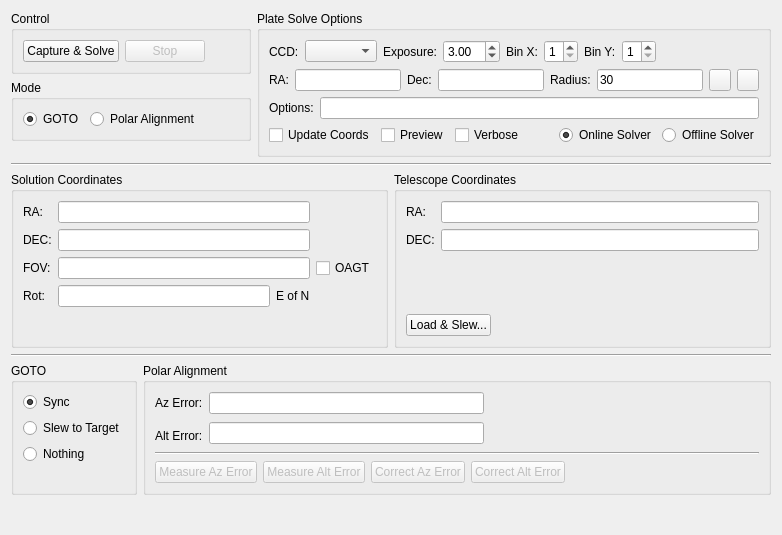
<?xml version="1.0" encoding="UTF-8"?>
<ui version="4.0">
 <class>Align</class>
 <widget class="QWidget" name="Align">
  <property name="geometry">
   <rect>
    <x>0</x>
    <y>0</y>
    <width>782</width>
    <height>535</height>
   </rect>
  </property>
  <layout class="QVBoxLayout" name="verticalLayout_4">
   <item>
    <layout class="QHBoxLayout" name="horizontalLayout_13">
     <item>
      <layout class="QVBoxLayout" name="verticalLayout_3">
       <item>
        <widget class="QGroupBox" name="controlBox">
         <property name="title">
          <string>Control</string>
         </property>
         <layout class="QHBoxLayout" name="horizontalLayout_5">
          <item>
           <layout class="QGridLayout" name="controlLayout">
            <item row="0" column="0">
             <widget class="QPushButton" name="solveB">
              <property name="enabled">
               <bool>true</bool>
              </property>
              <property name="text">
               <string>Capture &amp;&amp; Solve</string>
              </property>
             </widget>
            </item>
            <item row="0" column="1">
             <widget class="QPushButton" name="stopB">
              <property name="enabled">
               <bool>false</bool>
              </property>
              <property name="text">
               <string>Stop</string>
              </property>
             </widget>
            </item>
           </layout>
          </item>
          <item>
           <spacer name="horizontalSpacer_2">
            <property name="orientation">
             <enum>Qt::Horizontal</enum>
            </property>
            <property name="sizeHint" stdset="0">
             <size>
              <width>47</width>
              <height>20</height>
             </size>
            </property>
           </spacer>
          </item>
         </layout>
        </widget>
       </item>
       <item>
        <widget class="QGroupBox" name="modeBox">
         <property name="title">
          <string>Mode</string>
         </property>
         <layout class="QHBoxLayout" name="horizontalLayout_3">
          <item>
           <layout class="QHBoxLayout" name="horizontalLayout_10">
            <item>
             <widget class="QRadioButton" name="gotoR">
              <property name="statusTip">
               <string/>
              </property>
              <property name="text">
               <string>GOTO</string>
              </property>
              <property name="checked">
               <bool>true</bool>
              </property>
             </widget>
            </item>
            <item>
             <widget class="QRadioButton" name="polarR">
              <property name="statusTip">
               <string/>
              </property>
              <property name="text">
               <string>Polar Alignment</string>
              </property>
              <property name="checked">
               <bool>false</bool>
              </property>
             </widget>
            </item>
           </layout>
          </item>
          <item>
           <spacer name="horizontalSpacer">
            <property name="orientation">
             <enum>Qt::Horizontal</enum>
            </property>
            <property name="sizeHint" stdset="0">
             <size>
              <width>51</width>
              <height>20</height>
             </size>
            </property>
           </spacer>
          </item>
         </layout>
        </widget>
       </item>
       <item>
        <spacer name="verticalSpacer_6">
         <property name="orientation">
          <enum>Qt::Vertical</enum>
         </property>
         <property name="sizeHint" stdset="0">
          <size>
           <width>20</width>
           <height>13</height>
          </size>
         </property>
        </spacer>
       </item>
      </layout>
     </item>
     <item>
      <widget class="QGroupBox" name="groupBox_2">
       <property name="title">
        <string>Plate Solve Options</string>
       </property>
       <layout class="QVBoxLayout" name="verticalLayout_2">
        <item>
         <layout class="QHBoxLayout" name="horizontalLayout">
          <item>
           <widget class="QLabel" name="textLabel1_6">
            <property name="toolTip">
             <string/>
            </property>
            <property name="whatsThis">
             <string/>
            </property>
            <property name="text">
             <string>CCD:</string>
            </property>
           </widget>
          </item>
          <item>
           <widget class="QComboBox" name="CCDCaptureCombo"/>
          </item>
          <item>
           <widget class="QLabel" name="label_7">
            <property name="text">
             <string>Exposure:</string>
            </property>
           </widget>
          </item>
          <item>
           <widget class="QDoubleSpinBox" name="exposureIN">
            <property name="minimum">
             <double>0.100000000000000</double>
            </property>
            <property name="maximum">
             <double>60.000000000000000</double>
            </property>
            <property name="singleStep">
             <double>0.500000000000000</double>
            </property>
            <property name="value">
             <double>3.000000000000000</double>
            </property>
           </widget>
          </item>
          <item>
           <widget class="QLabel" name="label_18">
            <property name="text">
             <string>Bin X:</string>
            </property>
           </widget>
          </item>
          <item>
           <widget class="QDoubleSpinBox" name="kcfg_solverXBin">
            <property name="decimals">
             <number>0</number>
            </property>
            <property name="minimum">
             <double>1.000000000000000</double>
            </property>
            <property name="maximum">
             <double>9.000000000000000</double>
            </property>
            <property name="singleStep">
             <double>1.000000000000000</double>
            </property>
            <property name="value">
             <double>1.000000000000000</double>
            </property>
           </widget>
          </item>
          <item>
           <widget class="QLabel" name="label_19">
            <property name="text">
             <string>Bin Y:</string>
            </property>
           </widget>
          </item>
          <item>
           <widget class="QDoubleSpinBox" name="kcfg_solverYBin">
            <property name="decimals">
             <number>0</number>
            </property>
            <property name="minimum">
             <double>1.000000000000000</double>
            </property>
            <property name="maximum">
             <double>9.000000000000000</double>
            </property>
            <property name="singleStep">
             <double>1.000000000000000</double>
            </property>
            <property name="value">
             <double>1.000000000000000</double>
            </property>
           </widget>
          </item>
          <item>
           <spacer name="horizontalSpacer_3">
            <property name="orientation">
             <enum>Qt::Horizontal</enum>
            </property>
            <property name="sizeHint" stdset="0">
             <size>
              <width>40</width>
              <height>20</height>
             </size>
            </property>
           </spacer>
          </item>
         </layout>
        </item>
        <item>
         <layout class="QHBoxLayout" name="horizontalLayout_7">
          <item>
           <widget class="QLabel" name="label_15">
            <property name="toolTip">
             <string>estimated RA of target center to limit the solver's search area</string>
            </property>
            <property name="text">
             <string>RA:</string>
            </property>
           </widget>
          </item>
          <item>
           <widget class="dmsBox" name="raBox">
            <property name="toolTip">
             <string/>
            </property>
           </widget>
          </item>
          <item>
           <widget class="QLabel" name="label_16">
            <property name="toolTip">
             <string>estimated DEC of target center to limit the solver's search area</string>
            </property>
            <property name="text">
             <string>Dec:</string>
            </property>
           </widget>
          </item>
          <item>
           <widget class="dmsBox" name="decBox">
            <property name="toolTip">
             <string/>
            </property>
           </widget>
          </item>
          <item>
           <widget class="QLabel" name="label_17">
            <property name="text">
             <string>Radius:</string>
            </property>
           </widget>
          </item>
          <item>
           <widget class="QLineEdit" name="radiusBox">
            <property name="sizePolicy">
             <sizepolicy hsizetype="Expanding" vsizetype="Fixed">
              <horstretch>0</horstretch>
              <verstretch>0</verstretch>
             </sizepolicy>
            </property>
            <property name="toolTip">
             <string>The solver's search radius in degrees round the estimated RA and DEC</string>
            </property>
            <property name="statusTip">
             <string/>
            </property>
            <property name="text">
             <string>30</string>
            </property>
           </widget>
          </item>
          <item>
           <widget class="QPushButton" name="syncBoxesB">
            <property name="sizePolicy">
             <sizepolicy hsizetype="Fixed" vsizetype="Fixed">
              <horstretch>0</horstretch>
              <verstretch>0</verstretch>
             </sizepolicy>
            </property>
            <property name="minimumSize">
             <size>
              <width>22</width>
              <height>22</height>
             </size>
            </property>
            <property name="maximumSize">
             <size>
              <width>22</width>
              <height>22</height>
             </size>
            </property>
            <property name="toolTip">
             <string>Fill RA &amp;amp; DEC values from telescope coordinates and update options</string>
            </property>
            <property name="text">
             <string/>
            </property>
            <property name="iconSize">
             <size>
              <width>22</width>
              <height>22</height>
             </size>
            </property>
           </widget>
          </item>
          <item>
           <widget class="QPushButton" name="clearBoxesB">
            <property name="sizePolicy">
             <sizepolicy hsizetype="Fixed" vsizetype="Fixed">
              <horstretch>0</horstretch>
              <verstretch>0</verstretch>
             </sizepolicy>
            </property>
            <property name="minimumSize">
             <size>
              <width>22</width>
              <height>22</height>
             </size>
            </property>
            <property name="maximumSize">
             <size>
              <width>22</width>
              <height>22</height>
             </size>
            </property>
            <property name="toolTip">
             <string>Clear RA &amp; DEC values and reset solver options</string>
            </property>
            <property name="text">
             <string/>
            </property>
            <property name="iconSize">
             <size>
              <width>22</width>
              <height>22</height>
             </size>
            </property>
           </widget>
          </item>
         </layout>
        </item>
        <item>
         <layout class="QHBoxLayout" name="horizontalLayout_11">
          <item>
           <widget class="QLabel" name="label_14">
            <property name="text">
             <string>Options:</string>
            </property>
           </widget>
          </item>
          <item>
           <widget class="QLineEdit" name="kcfg_solverOptions">
            <property name="statusTip">
             <string>Additional options to be the solver</string>
            </property>
           </widget>
          </item>
         </layout>
        </item>
        <item>
         <layout class="QHBoxLayout" name="horizontalLayout_12">
          <item>
           <widget class="QCheckBox" name="kcfg_solverUpdateCoords">
            <property name="toolTip">
             <string>Automatically update the solver's RA &amp; Declination coordinates after telescope slew is completed.</string>
            </property>
            <property name="statusTip">
             <string>Automatically update the solver's RA &amp; Declination coordinates after telescope slew is completed.</string>
            </property>
            <property name="text">
             <string>Update Coords</string>
            </property>
           </widget>
          </item>
          <item>
           <widget class="QCheckBox" name="kcfg_solverPreview">
            <property name="toolTip">
             <string>Display image in FITS Viewer</string>
            </property>
            <property name="statusTip">
             <string/>
            </property>
            <property name="text">
             <string>Preview</string>
            </property>
           </widget>
          </item>
          <item>
           <widget class="QCheckBox" name="kcfg_solverVerbose">
            <property name="toolTip">
             <string>Log verbose solver output</string>
            </property>
            <property name="statusTip">
             <string/>
            </property>
            <property name="text">
             <string>Verbose</string>
            </property>
           </widget>
          </item>
          <item>
           <spacer name="horizontalSpacer_4">
            <property name="orientation">
             <enum>Qt::Horizontal</enum>
            </property>
            <property name="sizeHint" stdset="0">
             <size>
              <width>40</width>
              <height>20</height>
             </size>
            </property>
           </spacer>
          </item>
          <item>
           <widget class="QRadioButton" name="kcfg_onlineSolver">
            <property name="text">
             <string>Online Solver</string>
            </property>
            <property name="checked">
             <bool>true</bool>
            </property>
           </widget>
          </item>
          <item>
           <widget class="QRadioButton" name="kcfg_offlineSolver">
            <property name="text">
             <string>Offline Solver</string>
            </property>
           </widget>
          </item>
         </layout>
        </item>
        <item>
         <spacer name="verticalSpacer_7">
          <property name="orientation">
           <enum>Qt::Vertical</enum>
          </property>
          <property name="sizeHint" stdset="0">
           <size>
            <width>20</width>
            <height>7</height>
           </size>
          </property>
         </spacer>
        </item>
       </layout>
       <zorder>verticalSpacer_7</zorder>
      </widget>
     </item>
    </layout>
   </item>
   <item>
    <widget class="Line" name="line">
     <property name="orientation">
      <enum>Qt::Horizontal</enum>
     </property>
    </widget>
   </item>
   <item>
    <layout class="QHBoxLayout" name="horizontalLayout_2">
     <item>
      <widget class="QGroupBox" name="groupBox_4">
       <property name="title">
        <string>Solution Coordinates</string>
       </property>
       <layout class="QGridLayout" name="gridLayout_2">
        <item row="0" column="1">
         <widget class="QLineEdit" name="SolverRAOut">
          <property name="readOnly">
           <bool>true</bool>
          </property>
         </widget>
        </item>
        <item row="2" column="1">
         <widget class="QLineEdit" name="FOVOut">
          <property name="text">
           <string/>
          </property>
          <property name="readOnly">
           <bool>true</bool>
          </property>
         </widget>
        </item>
        <item row="2" column="0">
         <widget class="QLabel" name="label_8">
          <property name="text">
           <string>FOV:</string>
          </property>
         </widget>
        </item>
        <item row="1" column="0">
         <widget class="QLabel" name="label_6">
          <property name="text">
           <string>DEC:</string>
          </property>
         </widget>
        </item>
        <item row="0" column="0">
         <widget class="QLabel" name="label_2">
          <property name="text">
           <string>RA:</string>
          </property>
         </widget>
        </item>
        <item row="3" column="0">
         <widget class="QLabel" name="label_10">
          <property name="text">
           <string>Rot:</string>
          </property>
         </widget>
        </item>
        <item row="1" column="1">
         <widget class="QLineEdit" name="SolverDecOut">
          <property name="readOnly">
           <bool>true</bool>
          </property>
         </widget>
        </item>
        <item row="3" column="1">
         <layout class="QHBoxLayout" name="horizontalLayout_4">
          <item>
           <widget class="QLineEdit" name="RotOut">
            <property name="readOnly">
             <bool>true</bool>
            </property>
           </widget>
          </item>
          <item>
           <widget class="QLabel" name="label_11">
            <property name="text">
             <string comment="East of North">E of N</string>
            </property>
           </widget>
          </item>
         </layout>
        </item>
        <item row="4" column="1">
         <spacer name="verticalSpacer">
          <property name="orientation">
           <enum>Qt::Vertical</enum>
          </property>
          <property name="sizeHint" stdset="0">
           <size>
            <width>20</width>
            <height>40</height>
           </size>
          </property>
         </spacer>
        </item>
        <item row="2" column="2">
         <widget class="QCheckBox" name="kcfg_solverOTA">
          <property name="toolTip">
           <string>Use Off-Axis Guide Telescope for FOV calculations</string>
          </property>
          <property name="text">
           <string>OAGT</string>
          </property>
         </widget>
        </item>
       </layout>
      </widget>
     </item>
     <item>
      <widget class="QGroupBox" name="groupBox_5">
       <property name="title">
        <string>Telescope Coordinates</string>
       </property>
       <layout class="QVBoxLayout" name="verticalLayout_6">
        <item>
         <layout class="QFormLayout" name="formLayout_2">
          <item row="0" column="0">
           <widget class="QLabel" name="label_12">
            <property name="text">
             <string>RA:</string>
            </property>
           </widget>
          </item>
          <item row="0" column="1">
           <widget class="QLineEdit" name="ScopeRAOut">
            <property name="readOnly">
             <bool>true</bool>
            </property>
           </widget>
          </item>
          <item row="1" column="0">
           <widget class="QLabel" name="label_13">
            <property name="text">
             <string>DEC:</string>
            </property>
           </widget>
          </item>
          <item row="1" column="1">
           <widget class="QLineEdit" name="ScopeDecOut">
            <property name="readOnly">
             <bool>true</bool>
            </property>
           </widget>
          </item>
         </layout>
        </item>
        <item>
         <spacer name="verticalSpacer_2">
          <property name="orientation">
           <enum>Qt::Vertical</enum>
          </property>
          <property name="sizeHint" stdset="0">
           <size>
            <width>20</width>
            <height>59</height>
           </size>
          </property>
         </spacer>
        </item>
        <item>
         <layout class="QHBoxLayout" name="horizontalLayout_16">
          <item>
           <widget class="QPushButton" name="loadSlewB">
            <property name="toolTip">
             <string>Load a FITS image and solve. Slew mount to image central coordinates.</string>
            </property>
            <property name="text">
             <string>Load &amp;&amp; Slew...</string>
            </property>
           </widget>
          </item>
          <item>
           <spacer name="horizontalSpacer_6">
            <property name="orientation">
             <enum>Qt::Horizontal</enum>
            </property>
            <property name="sizeHint" stdset="0">
             <size>
              <width>40</width>
              <height>20</height>
             </size>
            </property>
           </spacer>
          </item>
         </layout>
        </item>
       </layout>
      </widget>
     </item>
    </layout>
   </item>
   <item>
    <widget class="Line" name="line_2">
     <property name="orientation">
      <enum>Qt::Horizontal</enum>
     </property>
    </widget>
   </item>
   <item>
    <layout class="QHBoxLayout" name="horizontalLayout_9">
     <item>
      <widget class="QGroupBox" name="gotoBox">
       <property name="statusTip">
        <string>Select what action to take once a solution is found.</string>
       </property>
       <property name="title">
        <string>GOTO</string>
       </property>
       <layout class="QVBoxLayout" name="verticalLayout_5">
        <item>
         <widget class="QRadioButton" name="syncR">
          <property name="toolTip">
           <string>Synchronize the telescope to the solution coordinates</string>
          </property>
          <property name="statusTip">
           <string/>
          </property>
          <property name="text">
           <string>Sync</string>
          </property>
          <property name="checked">
           <bool>true</bool>
          </property>
         </widget>
        </item>
        <item>
         <widget class="QRadioButton" name="slewR">
          <property name="toolTip">
           <string>Slew the telescope to the target coordinates</string>
          </property>
          <property name="statusTip">
           <string/>
          </property>
          <property name="text">
           <string>Slew to Target</string>
          </property>
         </widget>
        </item>
        <item>
         <widget class="QRadioButton" name="nothingR">
          <property name="toolTip">
           <string>Just solve</string>
          </property>
          <property name="statusTip">
           <string/>
          </property>
          <property name="text">
           <string>Nothing</string>
          </property>
         </widget>
        </item>
        <item>
         <spacer name="verticalSpacer_4">
          <property name="orientation">
           <enum>Qt::Vertical</enum>
          </property>
          <property name="sizeHint" stdset="0">
           <size>
            <width>17</width>
            <height>18</height>
           </size>
          </property>
         </spacer>
        </item>
       </layout>
      </widget>
     </item>
     <item>
      <widget class="QGroupBox" name="alignmentBox">
       <property name="title">
        <string>Polar Alignment</string>
       </property>
       <layout class="QVBoxLayout" name="verticalLayout">
        <item>
         <layout class="QGridLayout" name="gridLayout">
          <item row="0" column="0">
           <widget class="QLabel" name="label_3">
            <property name="text">
             <string>Az Error:</string>
            </property>
           </widget>
          </item>
          <item row="0" column="1">
           <widget class="QLineEdit" name="azError">
            <property name="readOnly">
             <bool>true</bool>
            </property>
           </widget>
          </item>
          <item row="0" column="2" rowspan="2">
           <spacer name="horizontalSpacer_7">
            <property name="orientation">
             <enum>Qt::Horizontal</enum>
            </property>
            <property name="sizeHint" stdset="0">
             <size>
              <width>40</width>
              <height>20</height>
             </size>
            </property>
           </spacer>
          </item>
          <item row="1" column="1" rowspan="2">
           <widget class="QLineEdit" name="altError">
            <property name="readOnly">
             <bool>true</bool>
            </property>
           </widget>
          </item>
          <item row="2" column="0">
           <widget class="QLabel" name="label_4">
            <property name="text">
             <string>Alt Error:</string>
            </property>
           </widget>
          </item>
          <item row="2" column="2">
           <layout class="QHBoxLayout" name="horizontalLayout_6">
            <item>
             <spacer name="horizontalSpacer_8">
              <property name="orientation">
               <enum>Qt::Horizontal</enum>
              </property>
              <property name="sizeHint" stdset="0">
               <size>
                <width>40</width>
                <height>20</height>
               </size>
              </property>
             </spacer>
            </item>
           </layout>
          </item>
         </layout>
        </item>
        <item>
         <widget class="Line" name="line_6">
          <property name="orientation">
           <enum>Qt::Horizontal</enum>
          </property>
         </widget>
        </item>
        <item>
         <layout class="QHBoxLayout" name="horizontalLayout_8">
          <item>
           <widget class="QPushButton" name="measureAzB">
            <property name="enabled">
             <bool>false</bool>
            </property>
            <property name="text">
             <string>Measure Az Error</string>
            </property>
           </widget>
          </item>
          <item>
           <widget class="QPushButton" name="measureAltB">
            <property name="enabled">
             <bool>false</bool>
            </property>
            <property name="text">
             <string>Measure Alt Error</string>
            </property>
           </widget>
          </item>
          <item>
           <widget class="QPushButton" name="correctAzB">
            <property name="enabled">
             <bool>false</bool>
            </property>
            <property name="text">
             <string>Correct Az Error</string>
            </property>
           </widget>
          </item>
          <item>
           <widget class="QPushButton" name="correctAltB">
            <property name="enabled">
             <bool>false</bool>
            </property>
            <property name="text">
             <string>Correct Alt Error</string>
            </property>
           </widget>
          </item>
          <item>
           <spacer name="horizontalSpacer_5">
            <property name="orientation">
             <enum>Qt::Horizontal</enum>
            </property>
            <property name="sizeHint" stdset="0">
             <size>
              <width>18</width>
              <height>20</height>
             </size>
            </property>
           </spacer>
          </item>
         </layout>
        </item>
        <item>
         <spacer name="verticalSpacer_5">
          <property name="orientation">
           <enum>Qt::Vertical</enum>
          </property>
          <property name="sizeHint" stdset="0">
           <size>
            <width>20</width>
            <height>1</height>
           </size>
          </property>
         </spacer>
        </item>
       </layout>
      </widget>
     </item>
    </layout>
   </item>
   <item>
    <spacer name="verticalSpacer_3">
     <property name="orientation">
      <enum>Qt::Vertical</enum>
     </property>
     <property name="sizeHint" stdset="0">
      <size>
       <width>20</width>
       <height>40</height>
      </size>
     </property>
    </spacer>
   </item>
  </layout>
 </widget>
 <customwidgets>
  <customwidget>
   <class>dmsBox</class>
   <extends>QLineEdit</extends>
   <header>widgets/dmsbox.h</header>
   <container>1</container>
  </customwidget>
 </customwidgets>
 <resources/>
 <connections/>
</ui>
